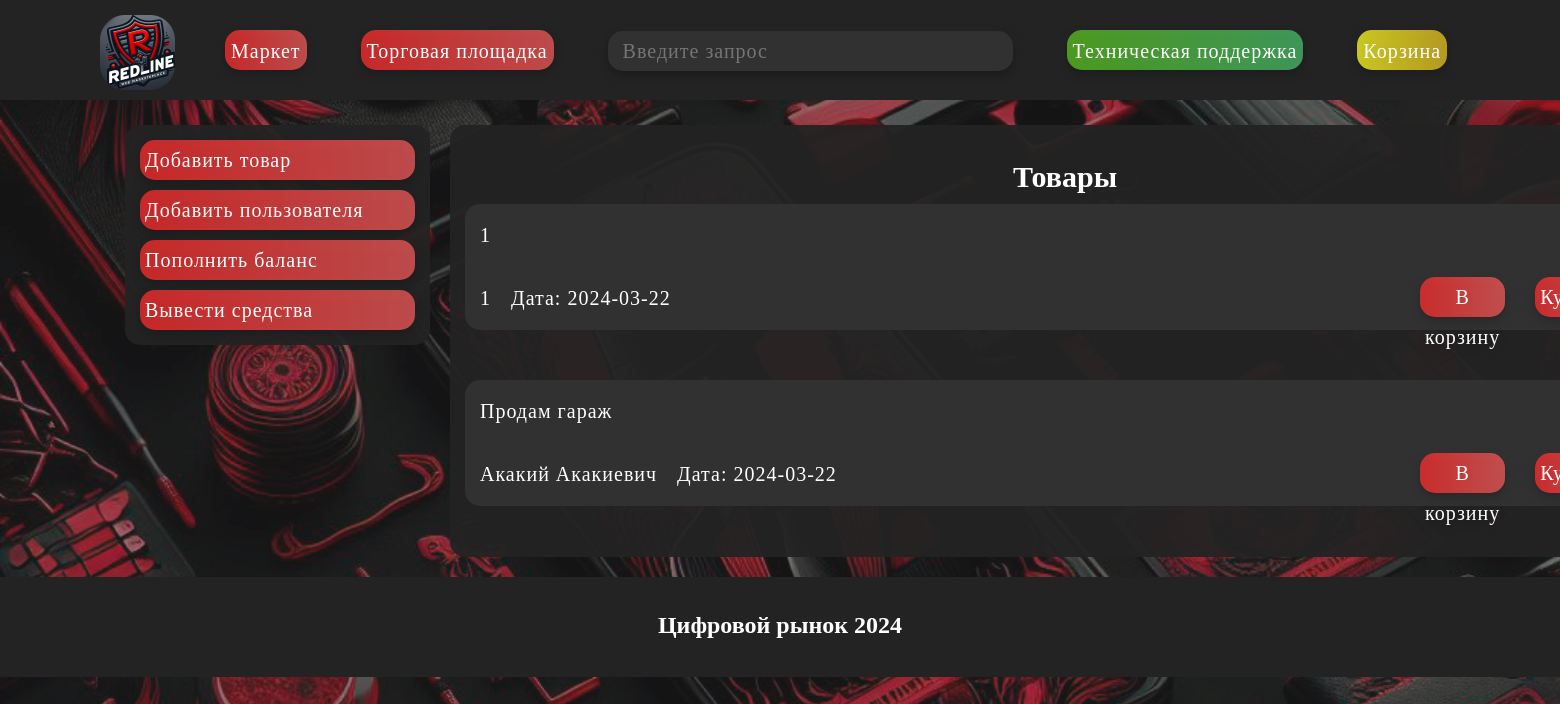
Page /home on the earlier database version.
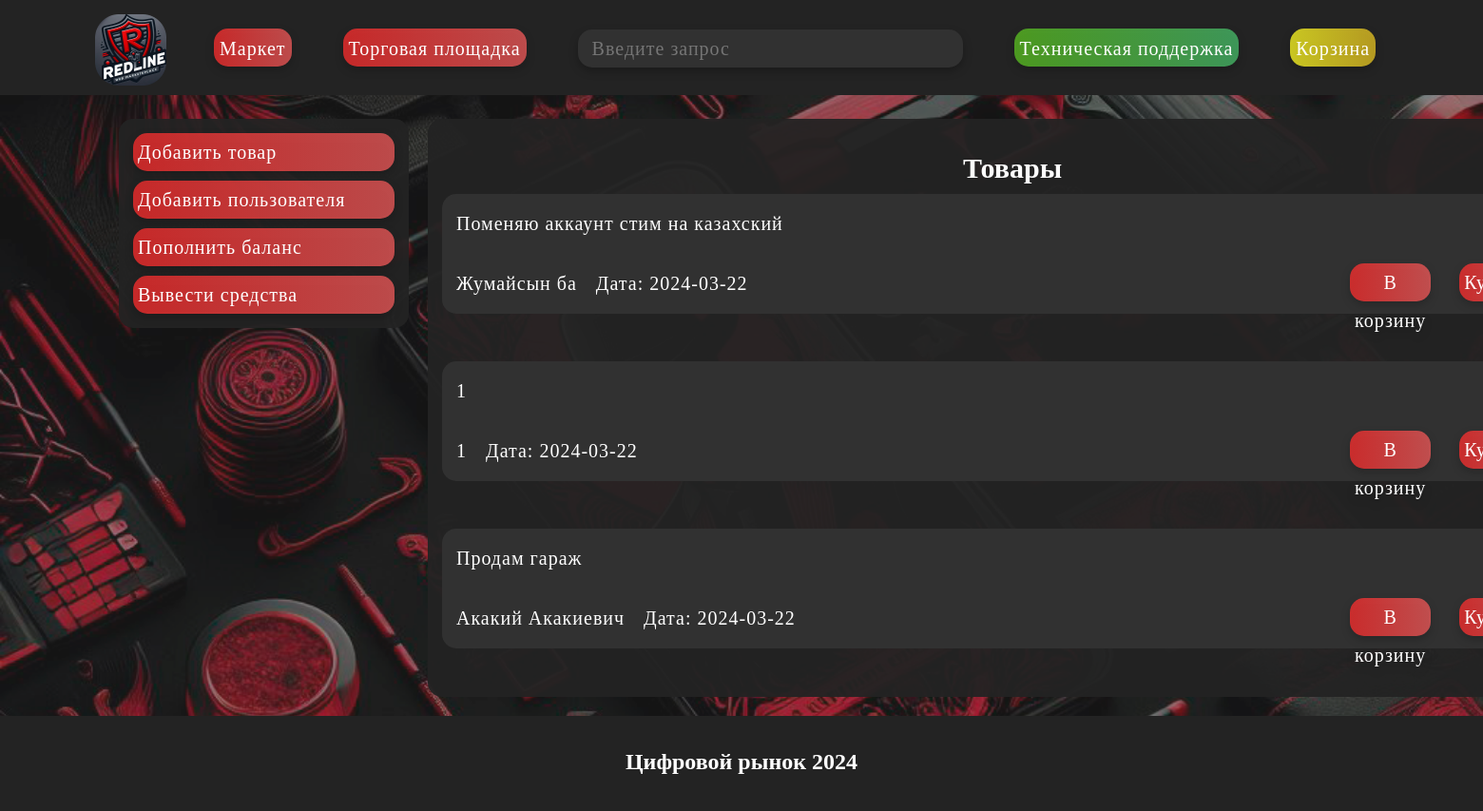
Same page on the later database version.
### main.py (models this page shows, shortened)
class Tovar(db.Model):
    id = db.Column(db.Integer, primary_key=True, autoincrement=True)
    description = db.Column(db.String(15), nullable=False, unique=True)
    login = db.Column(db.String(15), nullable=False)  # Убран параметр unique=True
    price = db.Column(db.Integer, nullable=False)
    date = db.Column(db.DateTime, default=datetime.utcnow)

### main.py (the view)
@app.route('/', methods=['POST', 'GET'])
@app.route('/home', methods=['POST', 'GET'])
def index():
    tovars = Tovar.query.order_by(Tovar.date.desc()).all()
    login = "Alast0r"
    balance = 123455
    return render_template("index.html", tovars=tovars, login=login, balance=balance)

### templates/index.html (shortened to what this page needs)
<!DOCTYPE html>
<html lang="ru">
<head>
    <link rel="stylesheet" type="text/css" href="{{ url_for('static', filename='css/main.css') }}">
</head>
<body>
    <header>
        <div class="up">
            <img src="static\img\main\logo.png" class="logo" alt="Описание изображения">
            <div class="block_up">
                <button class="button_up">Маркет</button>
                <button class="button_up">Торговая площадка</button>
                <form action="/search" method="POST" class="search-container">
                    <input type="text" name="query" placeholder="Введите запрос" class="search-button">
                </form>
                <form action="/help" method="post">
                    <button class="help button_up">Техническая поддержка</button>
                </form>
                <form action="/basket" method="post">
                    <button class="button_up basket">Корзина</button>
                </form>
            </div>
        </div>
    </header>
<div class="lmenu main">
    <form action="/create-tovar-page" method="post">
        <button class="button button_lmenu">Добавить товар</button>
    </form>
    <form action="/create-user-page" method="post">
        <button class="button button_lmenu">Добавить пользователя</button>
    </form>
    <form action="/help" method="post">
        <button class="button button_lmenu">Пополнить баланс</button>
        <button class="button button_lmenu">Вывести средства</button>
    </form>
</div>
<main>
    <h2 class="title">Товары</h2>
    {% for el in tovars %}
        <div class="block">
        <div class="str_1">
            <p>{{el.description}}</p>
        </div>
        <div class="str_1">
            <p>{{el.login}}</p>
            <p class="date">Дата: {{el.date.date()}}</p>
            <div class="buy_button">
                <button class="button">В корзину</button>
                <button class="button">Купить</button>
            </div>
        </div>
    </div>
    {% endfor %}
</main>
<footer>
    <div class="foot">
        <h2 class="title">Цифровой рынок 2024</h2>
    </div>
</footer>
</body>
</html>

### static/css/main.css (style rules this page uses)
body { margin: 0; padding: 0; background-color: rgba(0, 0, 0, 0.5); background-image: url('back.png'); background-repeat: no-repeat; background-position: center center; background-attachment: fixed; -webkit-background-size: cover; -moz-background-size: cover; -o-background-size: cover; background-size: cover; }
header, footer { background-color: #232323; color: white; height: 100px; padding: 0px 0px; }
.logo { position: absolute; top: 0px; left: 0px; width: 75px; height: 75px; }
.up { font-family: 'Gang of Three[RUS by Daymarius]'; position: absolute; margin-top: 15px; margin-left: 100px; margin-right: 100px; height: 55px; width: 1600px; display: inline-flex; }
.block_up { margin-left: 100px; margin-top: 15px; position: relative; }
.search-container { display: inline-block; vertical-align: middle; }
.button { font-family: 'Gang of Three[RUS by Daymarius]'; display: inline-flex; background: linear-gradient(90deg, rgba(255, 45, 45, 0.75) 0%, rgba(242, 91, 91, 0.75) 100%); color: white; border-radius: 15px; border: none; font-size: 20px; cursor: pointer; transition: background-color 0.3s; filter: drop-shadow(0px 4px 4px rgba(0, 0, 0, 0.25)); height: 40px; line-height: 40px; letter-spacing: 1px; margin-left: 15px; margin-right: 15px; margin-top: 10px; display: flex; flex-direction: column; padding: 0px 5px; }
.button_up { font-family: 'Gang of Three[RUS by Daymarius]'; display: inline-flex; background: linear-gradient(90deg, rgba(255, 45, 45, 0.75) 0%, rgba(242, 91, 91, 0.75) 100%); color: white; border-radius: 15px; border: none; font-size: 20px; cursor: pointer; transition: background-color 0.3s; filter: drop-shadow(0px 4px 4px rgba(0, 0, 0, 0.25)); margin-left: 25px; height: 40px; line-height: 40px; letter-spacing: 1px; margin-left: 25px; margin-right: 25px; }
.search-button { font-family: 'Gang of Three[RUS by Daymarius]'; background-color: #313131; color: #989898; padding: 0px 15px; border: none; text-align: left; font-size: 20px; cursor: pointer; border-radius: 15px; margin-left: 25px; margin-right: 25px; width: 375px; filter: drop-shadow(0px 4px 4px rgba(0, 0, 0, 0.25)); display: inline-block; height: 40px; line-height: 40px; letter-spacing: 1px; margin-bottom: 7px; }
.help { background: linear-gradient(90deg, rgba(92, 194, 33, 0.75) 0%, rgba(72, 190, 108, 0.75) 100%); }
.basket { background: linear-gradient(90deg, rgba(255, 251, 35, 0.76) 0%, rgba(231, 195, 35, 0.75) 100%); }
.title { position: relative; text-align: center; top: 15px; }
main { font-family: 'Gang of Three[RUS by Daymarius]'; background-color: rgba(35, 35, 35, 0.95); color: white; height: 500px; padding: 0px 15px; border: none; text-align: left; font-size: 20px; cursor: pointer; border-radius: 15px; margin-left: 450px; cursor: auto; width: 1200px; height: inherit; padding-bottom: 1px; }
.block { background-color: #313131; font-family: 'Gang of Three[RUS by Daymarius]'; color: white; padding: 0px 15px; border: none; text-align: left; font-size: 20px; cursor: pointer; border-radius: 15px; margin-bottom: 50px; }
.str_1 { display: flex; flex-direction: row; letter-spacing: 1px; }
.buy_button { position:absolute; display: flex; height: 35px; width: auto ; margin-left: 925px; margin-bottom: 20px; letter-spacing: 1px; }
form { display: inline-block; }
.date { margin-left: 20px; }
.lmenu { font-family: 'Gang of Three[RUS by Daymarius]'; float: left; background-color: rgba(35, 35, 35, 0.95); color: white; border: none; text-align: left; font-size: 20px; cursor: pointer; border-radius: 15px; display: flex; flex-direction: column; align-items: center; margin-left: 125px; margin-top: 25px; padding-bottom: 15px; padding-top: 5px; display: flex; flex-direction: column; align-items: flex-start; }
.button_lmenu { width: 275px; }
.title { font-family: 'Gang of Three[RUS by Daymarius]'; text-align: center; padding-top: 20px; }

Differences in the rows shown:
added Tovar: description "Поменяю аккаунт стим на казахский", login "Жумайсын ба", date "2024-03-22"
